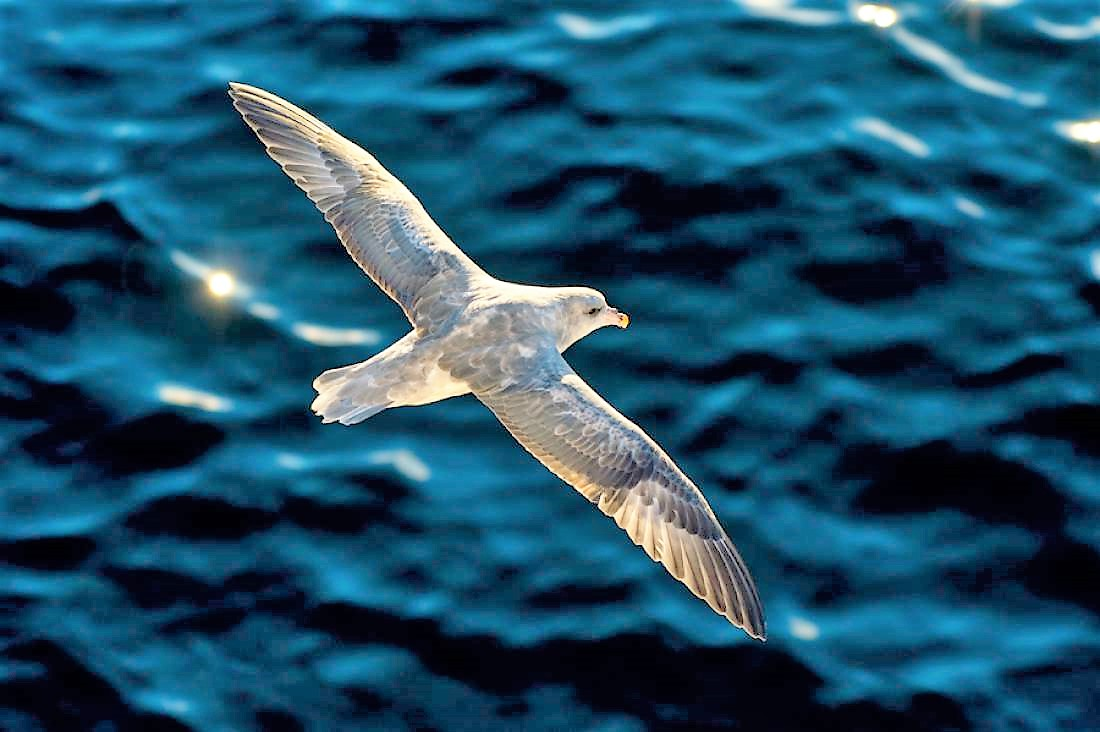
#> input picture assignment-2-filtering/1/data/bird.jpg, 1100 x 732 px
$ jupyter execute Untitled.ipynb
#> lines starting #> are read from the running program, lines starting #| are printed output that depends on the picture; after the words box and inside, x2 and y2 are one past the last pixel; in counts of white or black regions, pixels touching at a corner belong together
[cell 1]
import numpy as np
from matplotlib import pyplot as plt
from PIL import Image, ImageFilter

[cell 2]
a = Image.open('./1/data/bird.jpg')
#> a is the input picture: PIL image 1100x732 RGB; mean R, G, B 28.4, 80.4, 105.5
a = a.filter(ImageFilter.BLUR)
a = np.array(a)
h, w = a.shape[:2]
#> h = 732; w = 1100

[cell 3]
color1 = [200, 120, 180]
t1 = 0.2

[cell 4]
mask1 = a.copy()
mask1 = np.square(mask1 - color1)
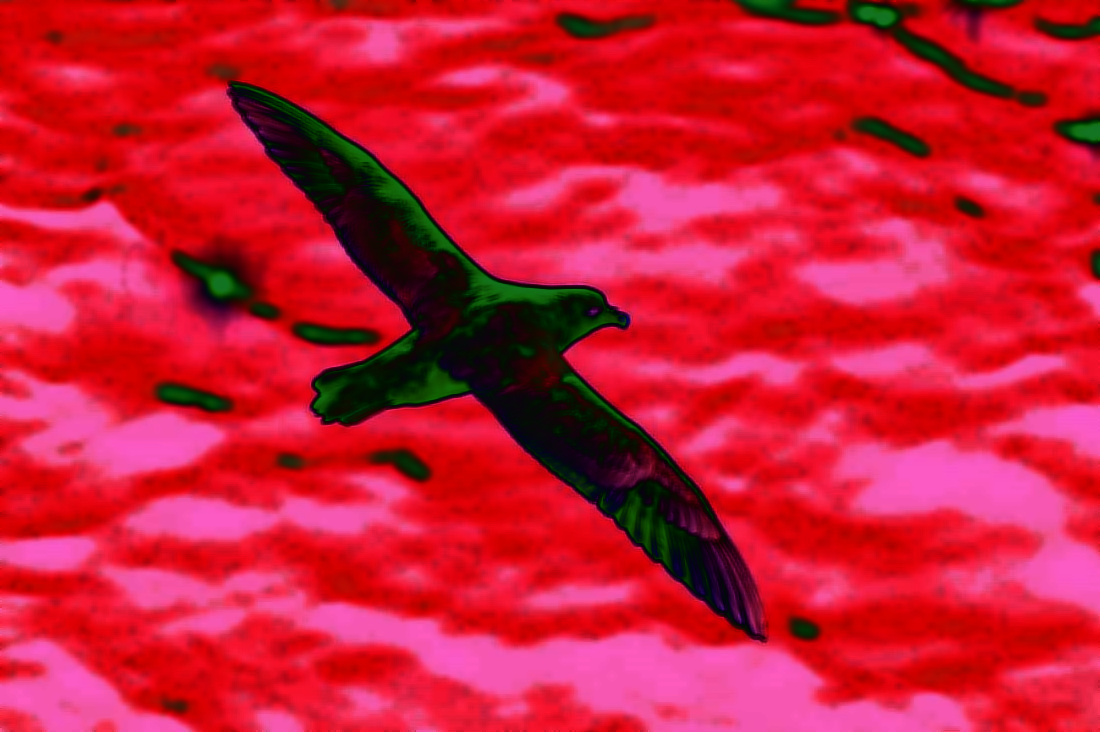
#> mask1: shape (732, 1100, 3) int64; mean R, G, B 31987.1, 4247.1, 8360.1; drawn with min black and max white
mask1 = np.sum(mask1, 2)
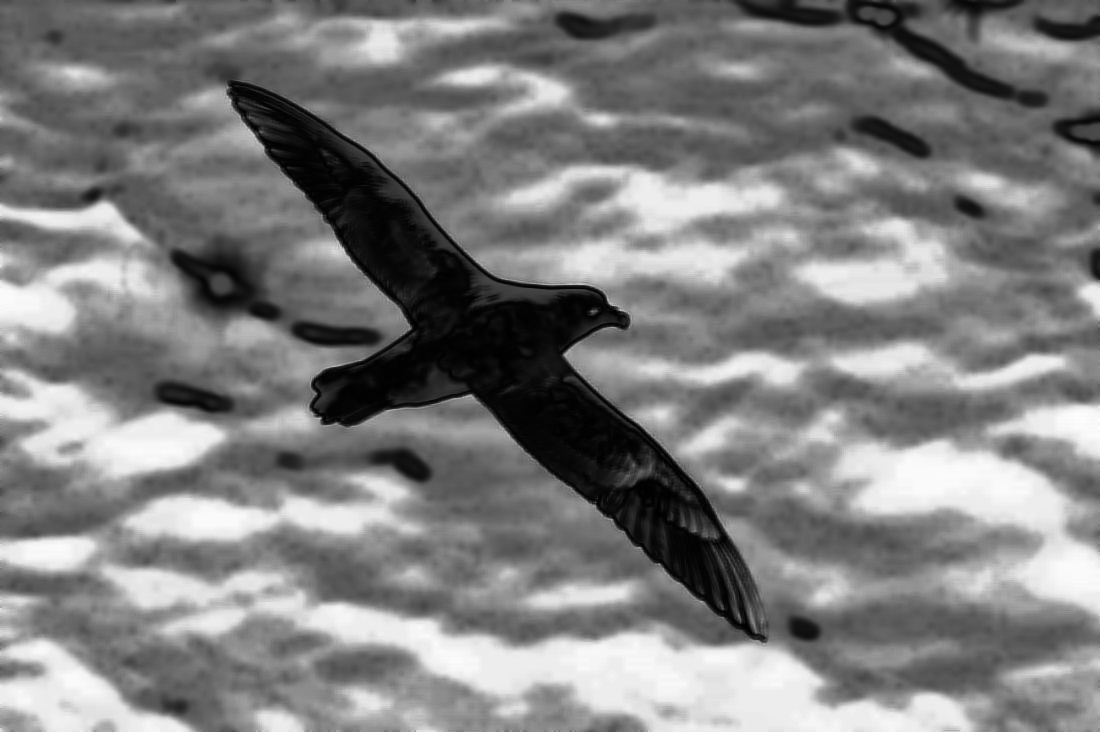
#> mask1: shape (732, 1100) int64; min 2514, max 86084, mean 44594.3; drawn with min black and max white
mask1 = mask1 / np.max(mask1)
plt.figure(figsize=(10,4))
plt.subplot(121)
plt.imshow(mask1, cmap='jet')
mask1 = mask1 <= t1
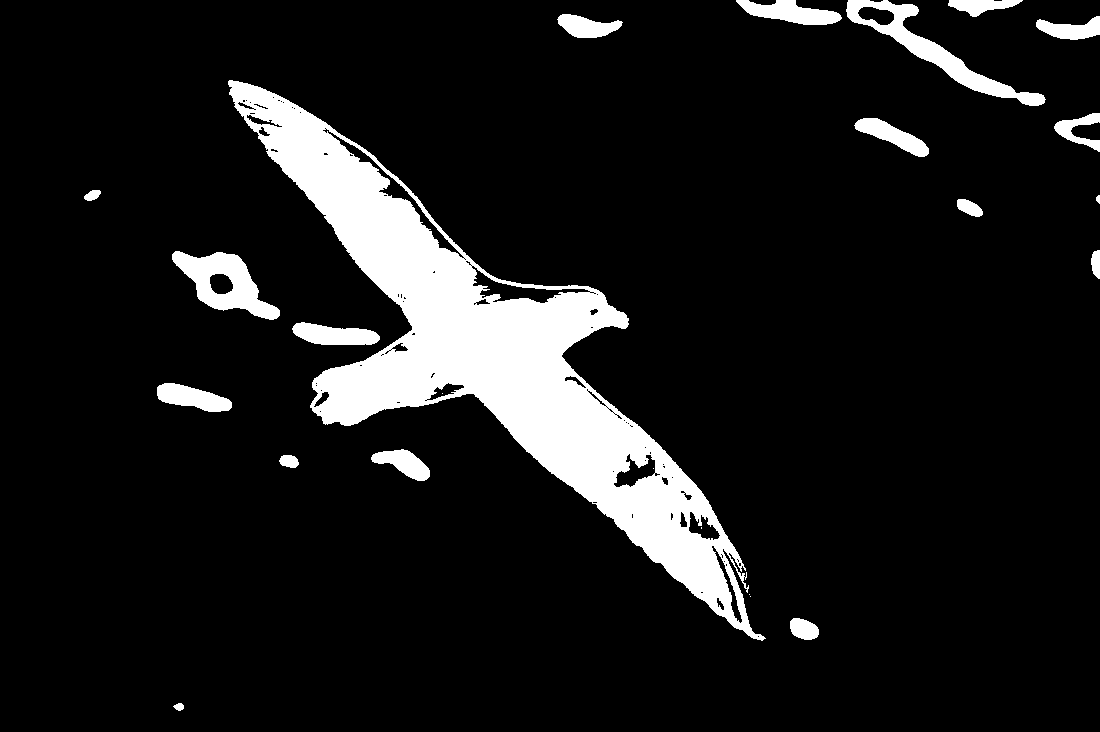
#> mask1: shape (732, 1100) bool; 10.4% white; 24 white regions (5 under 20 px), largest, box (x1, y1, x2, y2) and area: (228, 80, 766, 641) 65051, (846, 0, 1046, 106) 3831, (172, 251, 280, 320) 3386
plt.subplot(122)
plt.imshow(mask1, cmap='gray')
plt.tight_layout()
plt.savefig('fig.png')
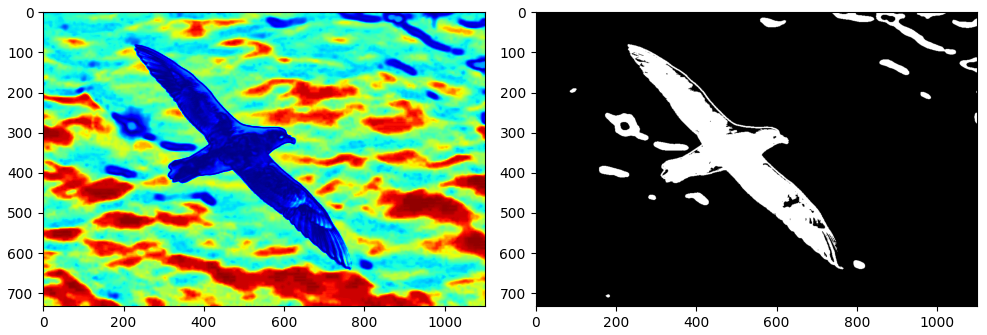
#> figure drawn by matplotlib, 2 panels

$ run again, with assignment-2-filtering/1/data/flower.jpg copied over assignment-2-filtering/1/data/bird.jpg
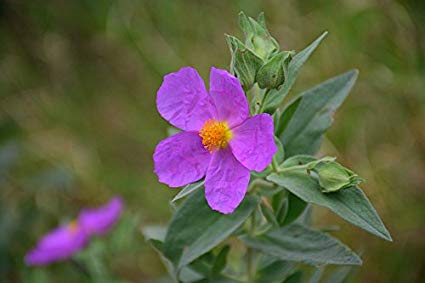
#> input picture assignment-2-filtering/1/data/flower.jpg, 425 x 283 px
#> a is the input picture: PIL image 425x283 RGB; mean R, G, B 95.6, 92.7, 71.1
#> `mask1 = np.sum(mask1, 2)`:
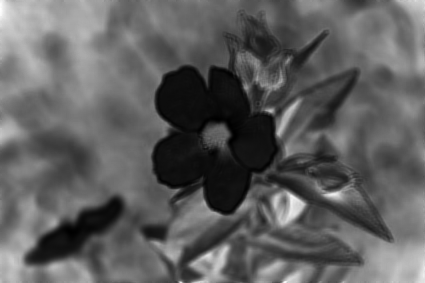
#> mask1: shape (283, 425) int64; min 13, max 75245, mean 28147.1; drawn with min black and max white
#> `mask1 = mask1 <= t1`:
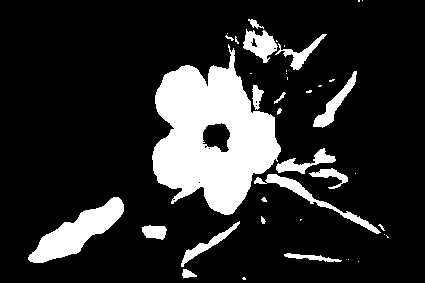
#> mask1: shape (283, 425) bool; 16.7% white; 40 white regions (21 under 20 px), largest, box (x1, y1, x2, y2) and area: (152, 44, 281, 215) 12645, (28, 197, 124, 263) 2520, (254, 174, 381, 234) 897
